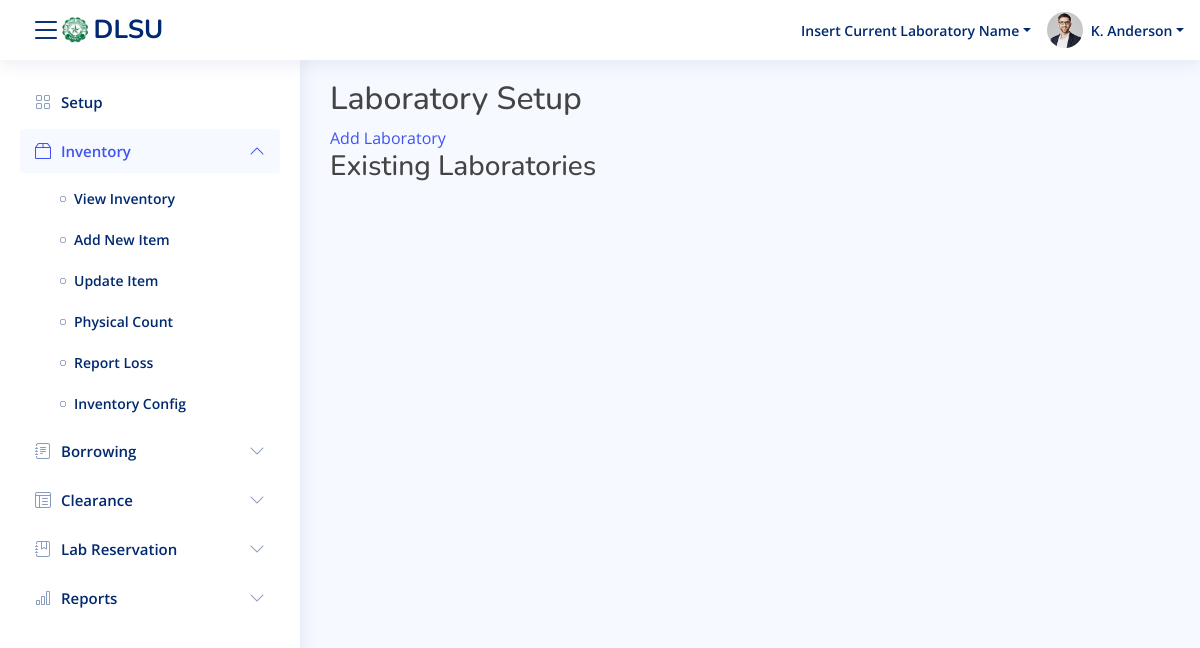
Page /setup/ (signed in) on the earlier database version.
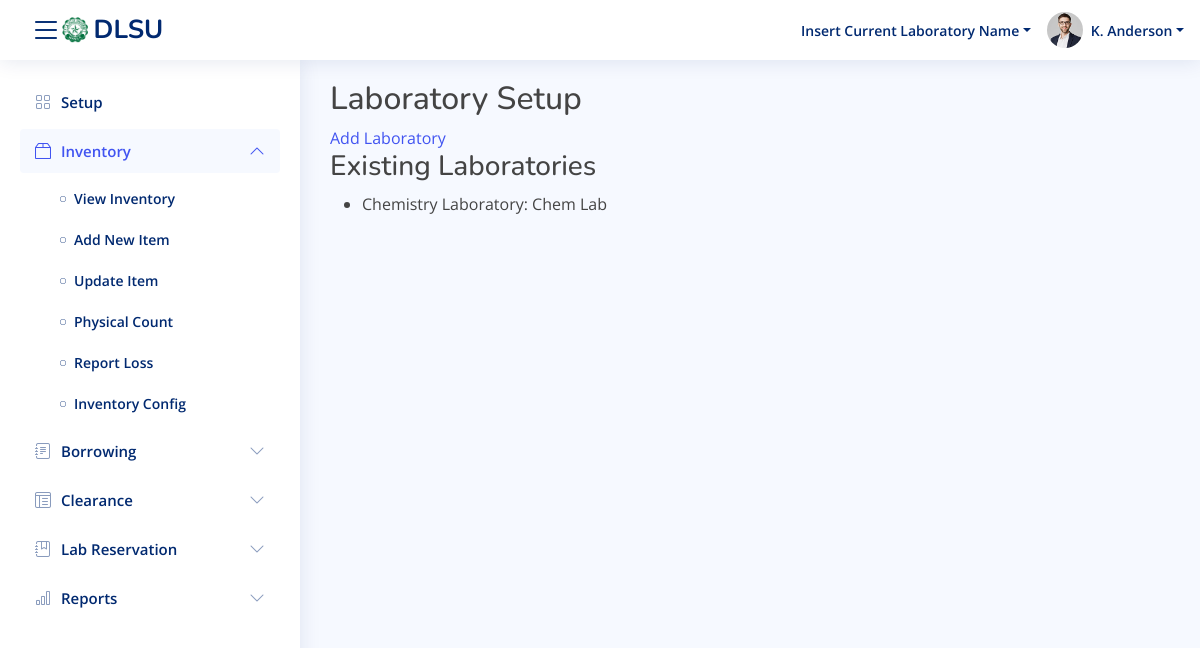
Same page on the later database version.
### core/models.py (models this page shows)
class laboratory(models.Model):
    laboratory_id = models.AutoField(primary_key=True)
    name = models.CharField(max_length=45, null=True, blank=True)
    description = models.CharField(max_length=45, null=True, blank=True)
    department = models.CharField(max_length=45, null=True, blank=True)
    is_available = models.BooleanField(default=True)

### core/views.py (the view)
# urls.py: path('setup/', views.superuser_setup, name='superuser_setup'),
@login_required()
def superuser_setup(request):
    if not request.user.is_superuser:
        return redirect('/login')
    labs = laboratory.objects.all()
    modules = Module.objects.all()
    return render(request, 'superuser/superuser_setup.html', {'labs': labs, 'modules': modules})

### core/templates/superuser/superuser_setup.html (shortened to what this page needs)
{% extends 'temp_navbar.html' %}
{% load socialaccount %}
{% block content %}
    <h2>Laboratory Setup</h2>
    <a href="{% url 'add_laboratory' %}">Add Laboratory</a>
    <h3>Existing Laboratories</h3>
    <ul>
        {% for lab in labs %}
            <li>{{ lab.name }}: {{ lab.description }}</li>
        {% endfor %}
    </ul>
{%endblock%}

Differences in the rows shown:
added laboratory: name "Chemistry Laboratory", description "Chem Lab"
